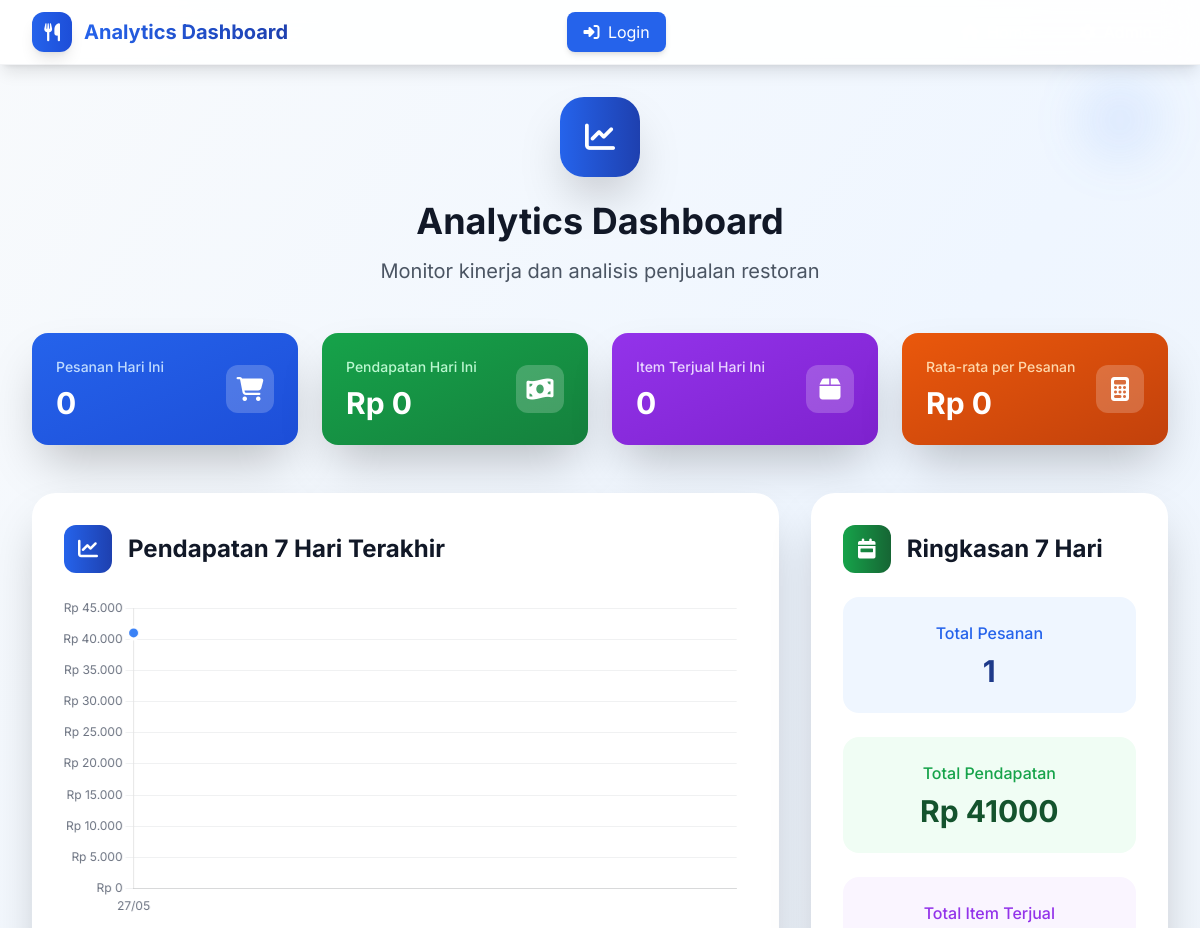
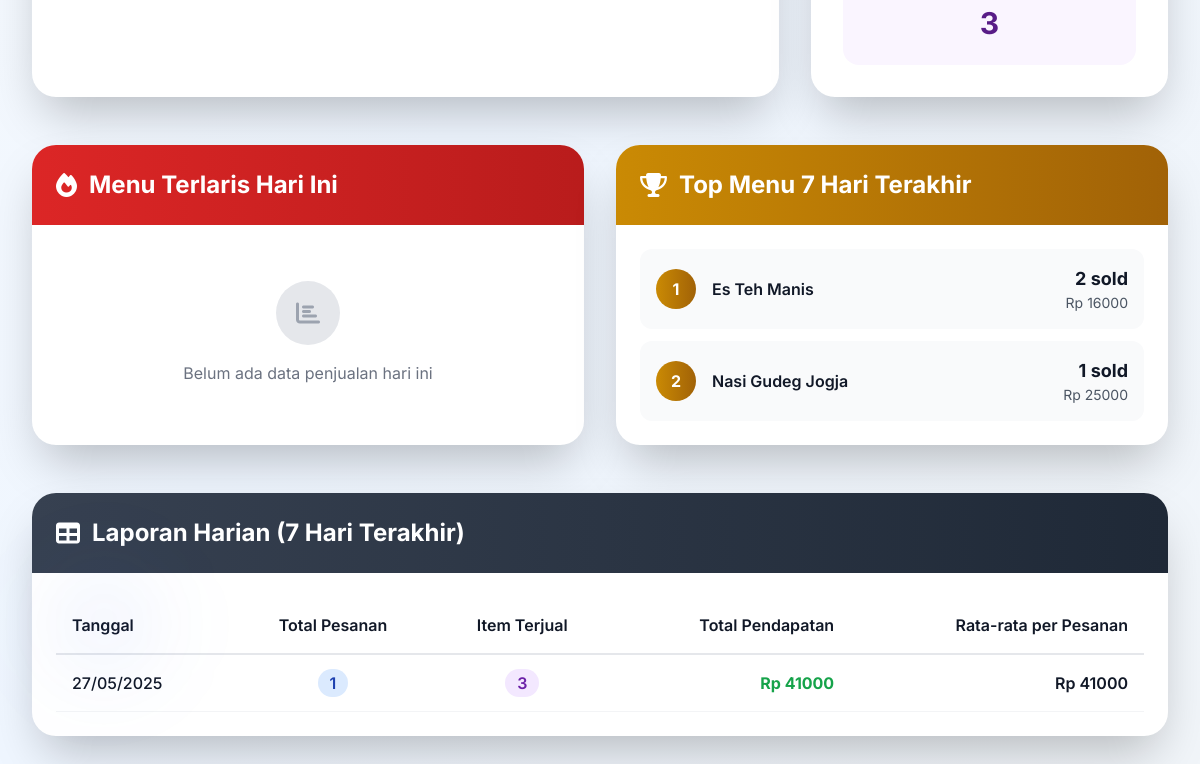
/menu/analytics/, run on an earlier commit of the app's database (2 pictures, top to bottom).
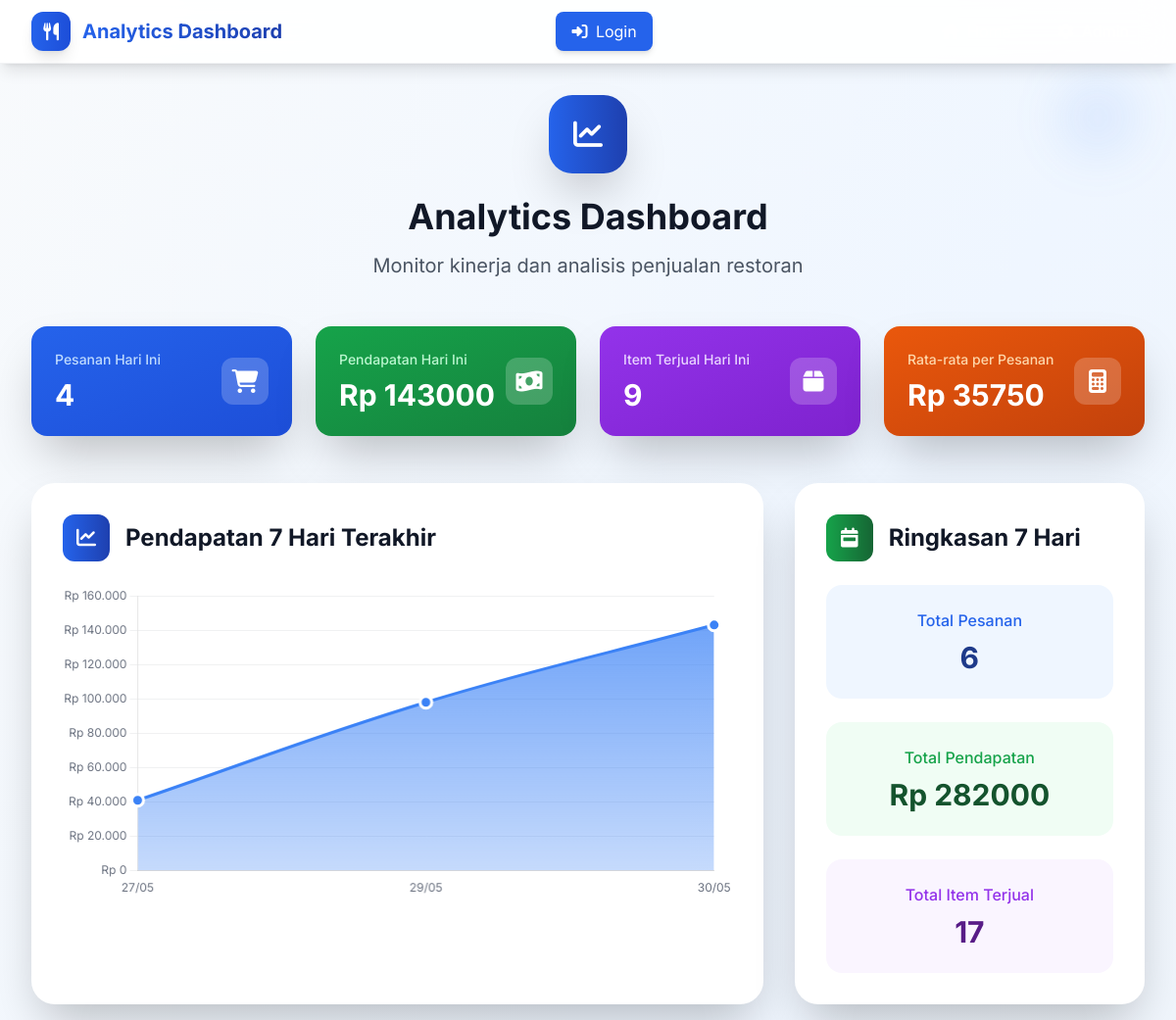
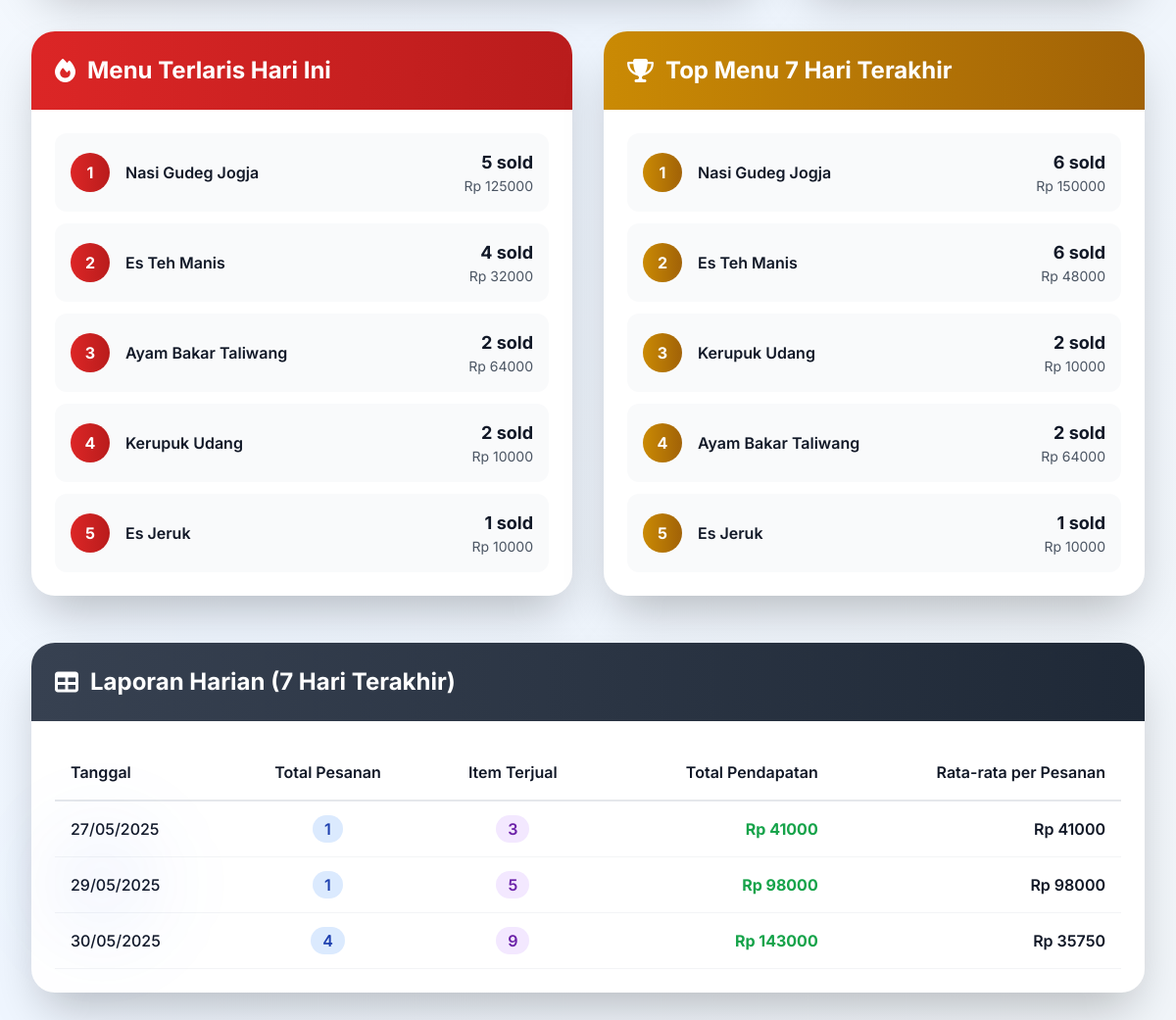
And on a later commit of the database (2 pictures, top to bottom).
### menu/models.py (models this page shows, shortened)
class MenuItem(models.Model):
    nama = models.CharField(max_length=200)
    kategori = models.ForeignKey(KategoriMenu, on_delete=models.CASCADE)
    deskripsi = models.TextField(blank=True, null=True)
    harga = models.DecimalField(max_digits=10, decimal_places=2)
    is_tersedia = models.BooleanField(default=True)
    gambar = models.ImageField(upload_to='menu_images/', blank=True, null=True)
    created_at = models.DateTimeField(auto_now_add=True)
    updated_at = models.DateTimeField(auto_now=True)
    class Meta:
        verbose_name = "Menu Item"
        verbose_name_plural = "Menu Items"
        ordering = ['kategori__urutan', 'nama']

class DailyReport(models.Model):
    tanggal = models.DateField(unique=True)
    total_pesanan = models.PositiveIntegerField(default=0)
    total_pendapatan = models.DecimalField(max_digits=12, decimal_places=2, default=0)
    total_item_terjual = models.PositiveIntegerField(default=0)
    rata_rata_per_pesanan = models.DecimalField(max_digits=10, decimal_places=2, default=0)
    class Meta:
        verbose_name = "Laporan Harian"
        verbose_name_plural = "Laporan Harian"
        ordering = ['-tanggal']

class MenuAnalytics(models.Model):
    menu_item = models.ForeignKey(MenuItem, on_delete=models.CASCADE)
    tanggal = models.DateField(auto_now_add=True)
    jumlah_terjual = models.PositiveIntegerField(default=0)
    total_pendapatan = models.DecimalField(max_digits=10, decimal_places=2, default=0)
    class Meta:
        verbose_name = "Analytics Menu"
        verbose_name_plural = "Analytics Menu"
        unique_together = ['menu_item', 'tanggal']
        ordering = ['-tanggal', '-jumlah_terjual']

### menu/views.py (the view)
# urls.py: path('analytics/', views.analytics_dashboard, name='analytics'),
def analytics_dashboard(request):
    today = timezone.now().date()
    week_ago = today - timedelta(days=7)
    daily_reports = DailyReport.objects.filter(
        tanggal__gte=week_ago,
        tanggal__lte=today
    ).order_by('tanggal')
    today_menu_analytics = MenuAnalytics.objects.filter(
        tanggal=today
    ).select_related('menu_item').order_by('-jumlah_terjual')[:10]
    top_menu_week = MenuAnalytics.objects.filter(
        tanggal__gte=week_ago,
        tanggal__lte=today
    ).values('menu_item__nama').annotate(
        total_terjual=Sum('jumlah_terjual'),
        total_pendapatan=Sum('total_pendapatan')
    ).order_by('-total_terjual')[:10]
    today_summary = DailyReport.objects.filter(tanggal=today).first()
    week_summary = DailyReport.objects.filter(
        tanggal__gte=week_ago,
        tanggal__lte=today
    ).aggregate(
        total_pesanan=Sum('total_pesanan'),
        total_pendapatan=Sum('total_pendapatan'),
        total_item_terjual=Sum('total_item_terjual')
    )
    context = {
        'today': today,
        'daily_reports': daily_reports,
        'today_menu_analytics': today_menu_analytics,
        'top_menu_week': top_menu_week,
        'today_summary': today_summary,
        'week_summary': week_summary,
    }
    return render(request, 'menu/analytics.html', context)

### templates/menu/analytics.html (shortened to what this page needs)
{% extends 'base.html' %}
{% block nav_items %}
<div class="flex items-center space-x-4">
    <a href="/" class="text-white hover:text-blue-200 transition-colors duration-200 flex items-center px-4 py-2 rounded-lg hover:bg-white/10">
        <i class="fas fa-home mr-2"></i>Home
    </a>
    <a href="/admin/" target="_blank" class="text-white hover:text-blue-200 transition-colors duration-200 flex items-center px-4 py-2 rounded-lg hover:bg-white/10">
        <i class="fas fa-cog mr-2"></i>Admin
    </a>
</div>
{% endblock %}
{% block content %}
<div class="text-center mb-12 animate-fade-in">
    <div class="inline-flex items-center justify-center w-20 h-20 bg-gradient-to-r from-blue-600 to-blue-800 rounded-3xl shadow-2xl mb-6 floating-element">
        <i class="fas fa-chart-line text-white text-3xl"></i>
    </div>
    <h1 class="text-4xl font-bold text-gray-900 mb-4">Analytics Dashboard</h1>
    <p class="text-xl text-gray-600">Monitor kinerja dan analisis penjualan restoran</p>
</div>
<div class="grid md:grid-cols-2 lg:grid-cols-4 gap-6 mb-12">
    <div class="bg-gradient-to-br from-blue-600 to-blue-700 rounded-2xl p-6 text-white shadow-2xl transform hover:scale-105 transition-all duration-300 animate-slide-up">
        <div class="flex items-center justify-between">
            <div>
                <p class="text-blue-200 text-sm font-medium">Pesanan Hari Ini</p>
                <h3 class="text-3xl font-bold mt-2">{{ today_summary.total_pesanan|default:0 }}</h3>
            </div>
            <div class="w-12 h-12 bg-white/20 rounded-xl flex items-center justify-center">
                <i class="fas fa-shopping-cart text-2xl"></i>
            </div>
        </div>
    </div>
    <div class="bg-gradient-to-br from-green-600 to-green-700 rounded-2xl p-6 text-white shadow-2xl transform hover:scale-105 transition-all duration-300 animate-slide-up" style="animation-delay: 0.1s;">
        <div class="flex items-center justify-between">
            <div>
                <p class="text-green-200 text-sm font-medium">Pendapatan Hari Ini</p>
                <h3 class="text-3xl font-bold mt-2">Rp {{ today_summary.total_pendapatan|default:0|floatformat:0 }}</h3>
            </div>
            <div class="w-12 h-12 bg-white/20 rounded-xl flex items-center justify-center">
                <i class="fas fa-money-bill-wave text-2xl"></i>
            </div>
        </div>
    </div>
    <div class="bg-gradient-to-br from-purple-600 to-purple-700 rounded-2xl p-6 text-white shadow-2xl transform hover:scale-105 transition-all duration-300 animate-slide-up" style="animation-delay: 0.2s;">
        <div class="flex items-center justify-between">
            <div>
                <p class="text-purple-200 text-sm font-medium">Item Terjual Hari Ini</p>
                <h3 class="text-3xl font-bold mt-2">{{ today_summary.total_item_terjual|default:0 }}</h3>
            </div>
            <div class="w-12 h-12 bg-white/20 rounded-xl flex items-center justify-center">
                <i class="fas fa-box text-2xl"></i>
            </div>
        </div>
    </div>
    <div class="bg-gradient-to-br from-orange-600 to-orange-700 rounded-2xl p-6 text-white shadow-2xl transform hover:scale-105 transition-all duration-300 animate-slide-up" style="animation-delay: 0.3s;">
        <div class="flex items-center justify-between">
            <div>
                <p class="text-orange-200 text-sm font-medium">Rata-rata per Pesanan</p>
                <h3 class="text-3xl font-bold mt-2">Rp {{ today_summary.rata_rata_per_pesanan|default:0|floatformat:0 }}</h3>
            </div>
            <div class="w-12 h-12 bg-white/20 rounded-xl flex items-center justify-center">
                <i class="fas fa-calculator text-2xl"></i>
            </div>
        </div>
    </div>
</div>
<div class="grid lg:grid-cols-3 gap-8 mb-12">
    <div class="lg:col-span-2 bg-white rounded-3xl shadow-2xl p-8 animate-slide-up" style="animation-delay: 0.4s;">
        <div class="flex items-center mb-6">
            <div class="w-12 h-12 bg-gradient-to-r from-blue-600 to-blue-800 rounded-xl flex items-center justify-center mr-4">
                <i class="fas fa-chart-line text-white text-xl"></i>
            </div>
            <h3 class="text-2xl font-bold text-gray-900">Pendapatan 7 Hari Terakhir</h3>
        </div>
        <div class="h-80">
            <canvas id="dailySalesChart" class="w-full h-full"></canvas>
        </div>
    </div>
    <div class="bg-white rounded-3xl shadow-2xl p-8 animate-slide-up" style="animation-delay: 0.5s;">
        <div class="flex items-center mb-6">
            <div class="w-12 h-12 bg-gradient-to-r from-green-600 to-green-800 rounded-xl flex items-center justify-center mr-4">
                <i class="fas fa-calendar-week text-white text-xl"></i>
            </div>
            <h3 class="text-2xl font-bold text-gray-900">Ringkasan 7 Hari</h3>
        </div>
        <div class="space-y-6">
            <div class="bg-blue-50 rounded-2xl p-6 text-center">
                <p class="text-blue-600 font-medium mb-2">Total Pesanan</p>
                <h4 class="text-3xl font-bold text-blue-900">{{ week_summary.total_pesanan|default:0 }}</h4>
            </div>
            <div class="bg-green-50 rounded-2xl p-6 text-center">
                <p class="text-green-600 font-medium mb-2">Total Pendapatan</p>
                <h4 class="text-3xl font-bold text-green-900">Rp {{ week_summary.total_pendapatan|default:0|floatformat:0 }}</h4>
            </div>
            <div class="bg-purple-50 rounded-2xl p-6 text-center">
                <p class="text-purple-600 font-medium mb-2">Total Item Terjual</p>
                <h4 class="text-3xl font-bold text-purple-900">{{ week_summary.total_item_terjual|default:0 }}</h4>
            </div>
        </div>
    </div>
</div>
<div class="grid lg:grid-cols-2 gap-8 mb-12">
    <div class="bg-white rounded-3xl shadow-2xl overflow-hidden animate-slide-up" style="animation-delay: 0.6s;">
        <div class="bg-gradient-to-r from-red-600 to-red-700 p-6">
            <h3 class="text-white text-2xl font-bold flex items-center">
                <i class="fas fa-fire mr-3"></i>
                Menu Terlaris Hari Ini
            </h3>
        </div>
        <div class="p-6">
            {% if today_menu_analytics %}
                <div class="space-y-3">
                    {% for analytics in today_menu_analytics %}
                    <div class="flex items-center justify-between p-4 bg-gray-50 rounded-xl hover:bg-gray-100 transition-colors duration-200">
                        <div class="flex items-center">
                            <div class="w-10 h-10 bg-gradient-to-r from-red-600 to-red-700 rounded-full flex items-center justify-center text-white font-bold mr-4">
                                {{ forloop.counter }}
                            </div>
                            <h4 class="font-semibold text-gray-900">{{ analytics.menu_item.nama }}</h4>
                        </div>
                        <div class="text-right">
                            <p class="text-lg font-bold text-gray-900">{{ analytics.jumlah_terjual }} sold</p>
                            <p class="text-sm text-gray-600">Rp {{ analytics.total_pendapatan|floatformat:0 }}</p>
                        </div>
                    </div>
                    {% endfor %}
                </div>
            {% else %}
                <div class="text-center py-8">
                    <div class="w-16 h-16 bg-gray-200 rounded-full flex items-center justify-center mx-auto mb-4">
                        <i class="fas fa-chart-bar text-gray-400 text-2xl"></i>
                    </div>
                    <p class="text-gray-500">Belum ada data penjualan hari ini</p>
                </div>
            {% endif %}
        </div>
    </div>
    <div class="bg-white rounded-3xl shadow-2xl overflow-hidden animate-slide-up" style="animation-delay: 0.7s;">
        <div class="bg-gradient-to-r from-yellow-600 to-yellow-700 p-6">
            <h3 class="text-white text-2xl font-bold flex items-center">
                <i class="fas fa-trophy mr-3"></i>
                Top Menu 7 Hari Terakhir
            </h3>
        </div>
        <div class="p-6">
            {% if top_menu_week %}
                <div class="space-y-3">
                    {% for menu in top_menu_week %}
                    <div class="flex items-center justify-between p-4 bg-gray-50 rounded-xl hover:bg-gray-100 transition-colors duration-200">
                        <div class="flex items-center">
                            <div class="w-10 h-10 bg-gradient-to-r from-yellow-600 to-yellow-700 rounded-full flex items-center justify-center text-white font-bold mr-4">
                                {{ forloop.counter }}
                            </div>
                            <h4 class="font-semibold text-gray-900">{{ menu.menu_item__nama }}</h4>
                        </div>
                        <div class="text-right">
                            <p class="text-lg font-bold text-gray-900">{{ menu.total_terjual }} sold</p>
                            <p class="text-sm text-gray-600">Rp {{ menu.total_pendapatan|floatformat:0 }}</p>
                        </div>
                    </div>
                    {% endfor %}
                </div>
            {% endif %}
        </div>
    </div>
</div>
<div class="bg-white rounded-3xl shadow-2xl overflow-hidden animate-slide-up" style="animation-delay: 0.8s;">
    <div class="bg-gradient-to-r from-gray-700 to-gray-800 p-6">
        <h3 class="text-white text-2xl font-bold flex items-center">
            <i class="fas fa-table mr-3"></i>
            Laporan Harian (7 Hari Terakhir)
        </h3>
    </div>
    <div class="p-6">
        {% if daily_reports %}
            <div class="overflow-x-auto">
                <table class="w-full">
                    <thead>
                        <tr class="border-b-2 border-gray-200">
                            <th class="text-left py-4 px-4 font-semibold text-gray-900">Tanggal</th>
                            <th class="text-center py-4 px-4 font-semibold text-gray-900">Total Pesanan</th>
                            <th class="text-center py-4 px-4 font-semibold text-gray-900">Item Terjual</th>
                            <th class="text-right py-4 px-4 font-semibold text-gray-900">Total Pendapatan</th>
                            <th class="text-right py-4 px-4 font-semibold text-gray-900">Rata-rata per Pesanan</th>
                        </tr>
                    </thead>
                    <tbody>
                        {% for report in daily_reports %}
                        <tr class="border-b border-gray-100 hover:bg-gray-50 transition-colors duration-200">
                            <td class="py-4 px-4 font-medium text-gray-900">{{ report.tanggal|date:"d/m/Y" }}</td>
                            <td class="py-4 px-4 text-center">
                                <span class="bg-blue-100 text-blue-800 px-3 py-1 rounded-full font-semibold">{{ report.total_pesanan }}</span>
                            </td>
                            <td class="py-4 px-4 text-center">
                                <span class="bg-purple-100 text-purple-800 px-3 py-1 rounded-full font-semibold">{{ report.total_item_terjual }}</span>
                            </td>
                            <td class="py-4 px-4 text-right font-bold text-green-600">Rp {{ report.total_pendapatan|floatformat:0 }}</td>
                            <td class="py-4 px-4 text-right font-semibold text-gray-900">Rp {{ report.rata_rata_per_pesanan|floatformat:0 }}</td>
                        </tr>
                        {% endfor %}
                    </tbody>
                </table>
            </div>
        {% endif %}
    </div>
</div>
{% endblock %}

What changed in the data, as far as the page shows it:
added DailyReport: total_pesanan "4", total_pendapatan "143000", total_item_terjual "9", rata_rata_per_pesanan "35750", tanggal "30/05/2025"
added MenuAnalytics: menu_item.nama "Nasi Gudeg Jogja", jumlah_terjual "5", total_pendapatan "125000"
added MenuAnalytics: menu_item.nama "Es Teh Manis", jumlah_terjual "4", total_pendapatan "32000"
added MenuAnalytics: menu_item.nama "Ayam Bakar Taliwang", jumlah_terjual "2", total_pendapatan "64000"
added MenuAnalytics: menu_item.nama "Kerupuk Udang", jumlah_terjual "2", total_pendapatan "10000"
added MenuAnalytics: menu_item.nama "Es Jeruk", jumlah_terjual "1", total_pendapatan "10000"
shown differently, row unchanged: MenuItem "Nasi Gudeg Jogja": total_terjual "1" → "6"; total_pendapatan "25000" → "150000"; moves up the list
computed for MenuItem "Es Teh Manis": total_terjual "2" → "6"; total_pendapatan "16000" → "48000"
now on this page (row unchanged): MenuItem: menu_item__nama "Kerupuk Udang", total_terjual "2", total_pendapatan "10000"
now on this page (row unchanged): MenuItem: menu_item__nama "Ayam Bakar Taliwang", total_terjual "2", total_pendapatan "64000"
now on this page (row unchanged): MenuItem: menu_item__nama "Es Jeruk", total_terjual "1", total_pendapatan "10000"
added DailyReport: tanggal "29/05/2025", total_pesanan "1", total_item_terjual "5", total_pendapatan "98000", rata_rata_per_pesanan "98000"
Also different on the page:
chart data {{ report.tanggal|date:"d/m" }}: 27/05 → 27/05, 29/05, 30/05
chart data {{ report.total_pendapatan|default:0 }}: 41000.00 → 41000.00, 98000.00, 143000.00
{{ week_summary.total_pesanan|default:0 }}: "1" → "6"
{{ week_summary.total_pendapatan|default:0|floatformat:0 }}: "41000" → "282000"
{{ week_summary.total_item_terjual|default:0 }}: "3" → "17"
{{ today_summary.total_pesanan|default:0 }}: "0" → (not shown)
{{ today_summary.total_pendapatan|default:0|floatformat:0 }}: "0" → (not shown)
{{ today_summary.total_item_terjual|default:0 }}: "0" → (not shown)
{{ today_summary.rata_rata_per_pesanan|default:0|floatformat:0 }}: "0" → (not shown)
text no longer shown: "Belum ada data penjualan hari ini"
